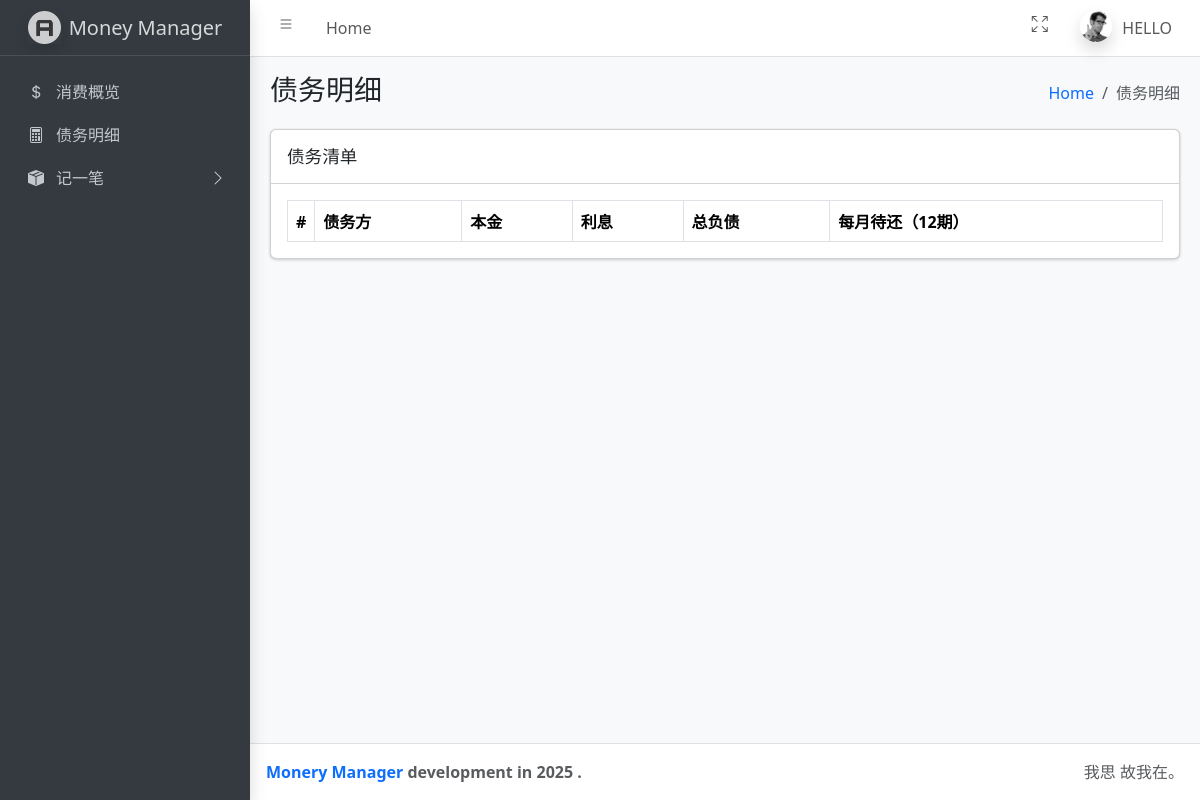
/debts/ (signed in), run on an earlier commit of the app's database.
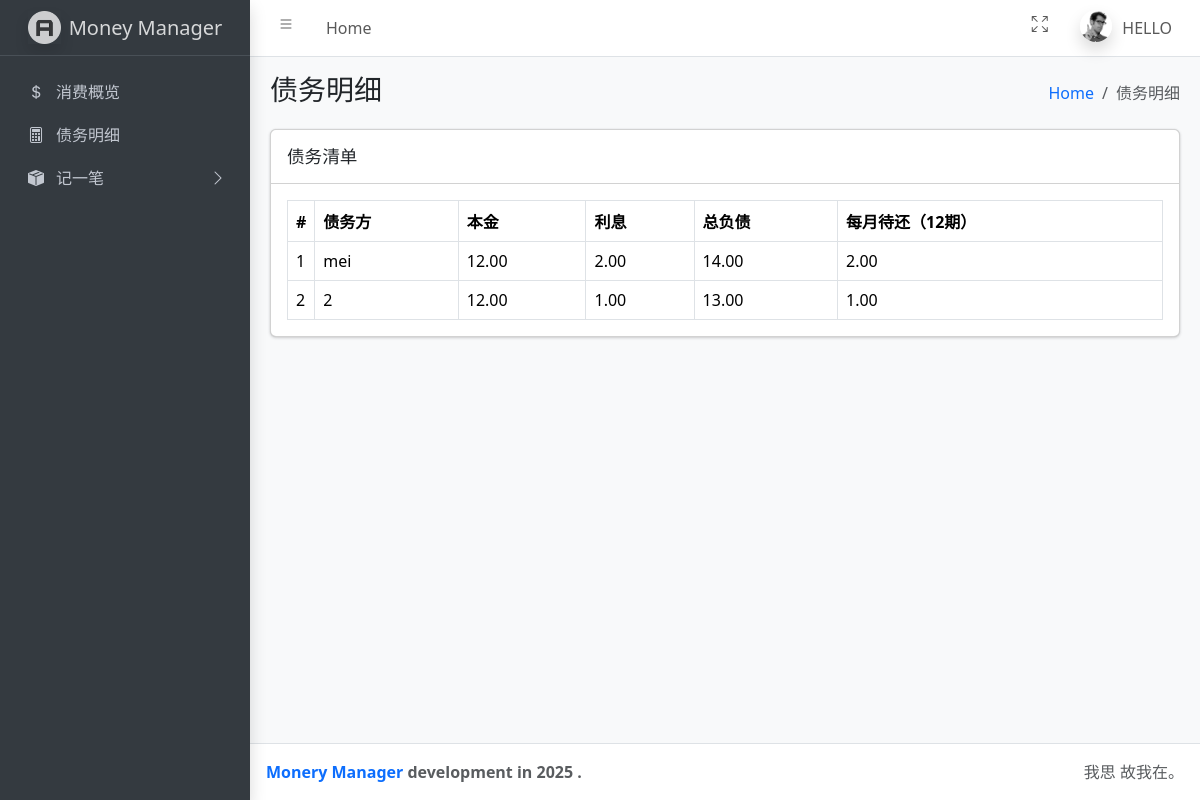
And on a later commit of the database.
### rec/models.py (models this page shows, shortened)
class Loan(models.Model):
    name = models.TextField('债务名称')
    principal = models.DecimalField('借款本金',max_digits=7, decimal_places=2)
    interest = models.DecimalField('借款利息',max_digits=7, decimal_places=2)
    Tobepaid = models.DecimalField('每月待还',max_digits=7, decimal_places=2)

### rec/views.py (the view)
# urls.py: path('debts/',views.debts,name='debts'),
@login_required
def debts(request):
    liss = []
    lis = []
    f=0
    for i in Loan.objects.all():
        f=f+1
        lis.append(f)
        lis.append(i.name)
        lis.append(i.principal)
        lis.append(i.interest)
        lis.append(i.interest+i.principal)
        lis.append(i.Tobepaid)
        liss.append(lis)
        lis = []
    dic1 = {'nobody':liss}
    return render(request, 'detailOfdebts.html',dic1)

### rec/templates/detailOfdebts.html
{% extends "index2.html" %}
{% block content %}
 <main class="app-main">
        <div class="app-content-header">
          <div class="container-fluid">
            <div class="row">
              <div class="col-sm-6"><h3 class="mb-0">债务明细</h3></div>
              <div class="col-sm-6">
                <ol class="breadcrumb float-sm-end">
                  <li class="breadcrumb-item"><a href="#">Home</a></li>
                  <li class="breadcrumb-item active" aria-current="page">债务明细</li>
                </ol>
              </div>
            </div>
          </div>
        </div>
        <div class="app-content">
          <div class="container-fluid">
            <div class="row">
              <div class="col-md-12">
                <div class="card mb-4">
                  <div class="card-header"><h3 class="card-title">债务清单</h3></div>
                  <div class="card-body">
                    <table class="table table-bordered">
                      <thead>
                        <tr>
                          <th style="width: 10px">#</th>
                          <th>债务方</th>
                          <th>本金</th>
                          <th>利息</th>
                            <th>总负债</th>
                            <th>每月待还（12期）</th>
                        </tr>
                      </thead>
                      <tbody>
                            {% for lists in nobody  %}
                            <tr class="align-middle">
                                {% for lis in lists  %}
                            <td>{{ lis }}</td>
                            {% endfor %}
                            </tr>
                            {%endfor%}
                      </tbody>
                    </table>
                  </div>
                </div>
              </div>
            </div>
          </div>
        </div>
      </main>
{% endblock %}

### rec/templates/index2.html (shortened to what this page needs)
{% load static %}
<html lang="en">
  <head>
    <link
      rel="stylesheet"
      href="https://cdn.jsdelivr.net/npm/@fontsource/source-sans-3@5.0.12/index.css"
    />
    <link
      rel="stylesheet"
      href="https://cdn.jsdelivr.net/npm/overlayscrollbars@2.10.1/styles/overlayscrollbars.min.css"
    />
    <link
      rel="stylesheet"
      href="https://cdn.jsdelivr.net/npm/bootstrap-icons@1.11.3/font/bootstrap-icons.min.css"
    />
      <link rel="stylesheet" href="{% static 'dist/css/adminlte.css' %}">
    <link
      rel="stylesheet"
      href="https://cdn.jsdelivr.net/npm/apexcharts@3.37.1/dist/apexcharts.css"
    />
    <link
      rel="stylesheet"
      href="https://cdn.jsdelivr.net/npm/jsvectormap@1.5.3/dist/css/jsvectormap.min.css"
    />
  </head>
  <body class="layout-fixed sidebar-expand-lg bg-body-tertiary">
    <div class="app-wrapper">
      <nav class="app-header navbar navbar-expand bg-body">
        <div class="container-fluid">
          <ul class="navbar-nav">
            <li class="nav-item">
              <a class="nav-link" data-lte-toggle="sidebar" href="#" role="button">
                <i class="bi bi-list"></i>
              </a>
            </li>
            <li class="nav-item d-none d-md-block"><a href="#" class="nav-link">Home</a></li>
          </ul>
          <ul class="navbar-nav ms-auto">
            <li class="nav-item">
              <a class="nav-link" href="#" data-lte-toggle="fullscreen">
                <i data-lte-icon="maximize" class="bi bi-arrows-fullscreen"></i>
              </a>
            </li>
            <li class="nav-item dropdown user-menu">
              <a href="#" class="nav-link dropdown-toggle" data-bs-toggle="dropdown">
                <img
                  src="{% static 'dist/assets/img/user2-160x160.jpg' %}"
                  class="user-image rounded-circle shadow"
                  alt="User Image"
                />
                <span class="d-none d-md-inline">HELLO</span>
              </a>
            </li>
          </ul>
        </div>
      </nav>
      <aside class="app-sidebar bg-body-secondary shadow" data-bs-theme="dark">
        <div class="sidebar-brand">
          <a href="./index.html" class="brand-link">
            <img
              src="{% static 'dist/assets/img/AdminLTELogo.png' %}"
              alt="AdminLTE Logo"
              class="brand-image opacity-75 shadow"
            />
            <span class="brand-text fw-light">Money Manager</span>
          </a>
        </div>
        <div class="sidebar-wrapper">
          <nav class="mt-2">
            <ul
              class="nav sidebar-menu flex-column"
              data-lte-toggle="treeview"
              role="menu"
              data-accordion="false"
            >
              <li class="nav-item">
                <a href="{% url 'index2' %}" class="nav-link">
                  <i class="nav-icon bi bi-currency-dollar"></i>
                  <p>消费概览</p>
                </a>
              </li>
              <li class="nav-item">
                <a href="{% url 'debts' %}" class="nav-link">
                  <i class="nav-icon bi bi-calculator"></i>
                  <p>债务明细</p>
                </a>
              </li>
              <li class="nav-item">
                <a href="#" class="nav-link">
                  <i class="nav-icon bi bi-box-seam-fill"></i>
                  <p>
                    记一笔
                  </p>
                </a>
              </li>
            </ul>
          </nav>
        </div>
      </aside>
      {% block content %}{% endblock %}
      <footer class="app-footer">
        <div class="float-end d-none d-sm-inline">我思 故我在。</div>
        <strong>
          <a href="#" class="text-decoration-none">Monery Manager</a> development in 2025
          .
        </strong>
      </footer>
    </div>
  </body>
</html>

What changed in the data, as far as the page shows it:
added Loan: lists "mei" "12.00" "2.00" "2.00"
added Loan: lists "12.00" "1.00" "1.00"
Also different on the page:
new list line: "1 14.00"
new list line: "2 2 13.00"
